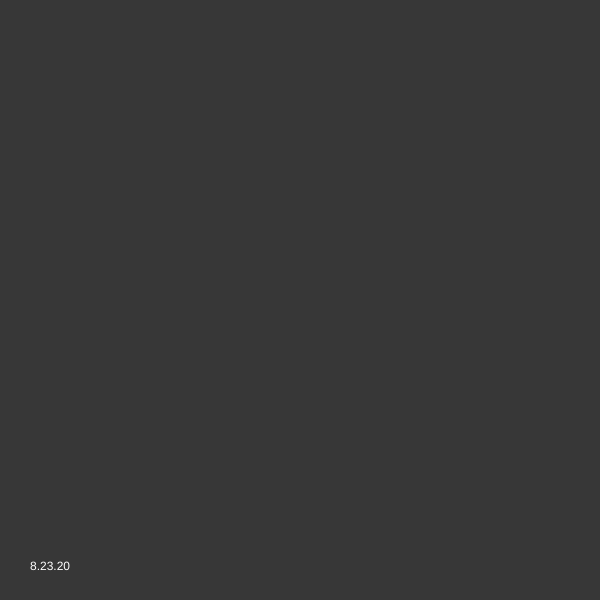
Frame 1 (no input)
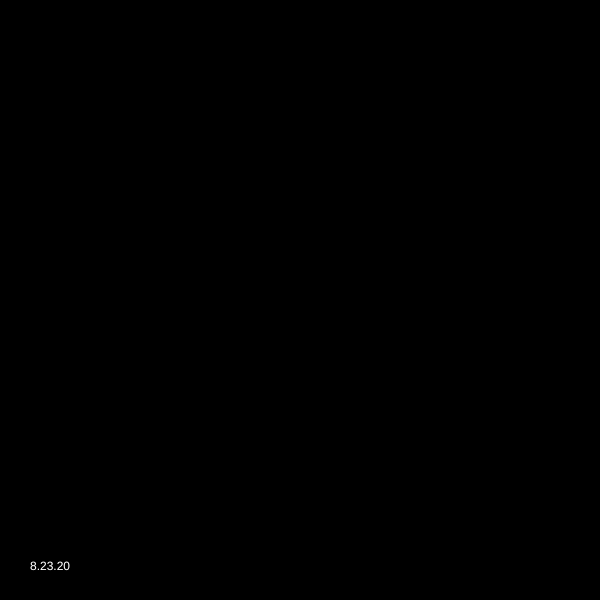
Frame 60 (no input)
Frame 120 (the mouse pressed at the canvas centre since frame 60): identical to frame 60, image omitted

The p5.js sketch that drew these frames (run headless with seeded random() and noise() and a simulated clock; from frame 60 on, the mouse is pressed at the canvas centre):

// p5.js sketch
// ── sketch.js
var r=200;
var s=0.002;
function setup() { 
  createCanvas(600, 600);
  background(255)
}
function draw() {   
  background(0, 200);
  translate(width/2, height/2);
  let n=200;
  for (let i=0; i<n; i++) {
     let t1= i*PI/n;
     let t2= s*t1;
     let x1= r*cos(t1);
     let y1= r*sin(t1);
     let x2= r*cos(t2);
     let y2= r*sin(t2);
     strokeWeight(.002)
     stroke(150);
     // fill(i%255, 10)
     noFill();
     rectMode(CENTER)
     rotate(-r*cos(t1)*0.25)
     rect(x1, y1, 120, 120);
     rect(x2,y2, 120, 120);
     rotate(r*cos(t1)*0.25)
  }
  s+=0.005;
  fill(255);
  noStroke();
   translate(-width/2, -height/2);
  text("8.23.20", 30, height-30);
  noFill();
}
